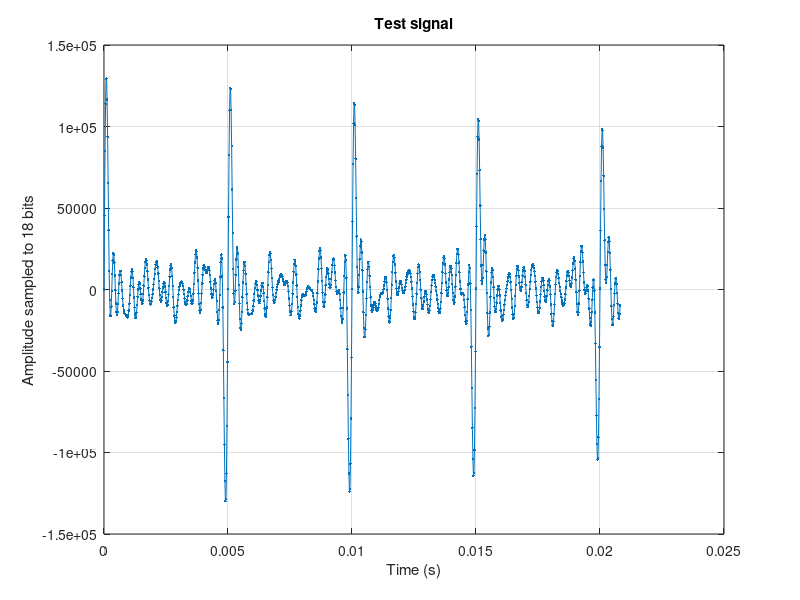
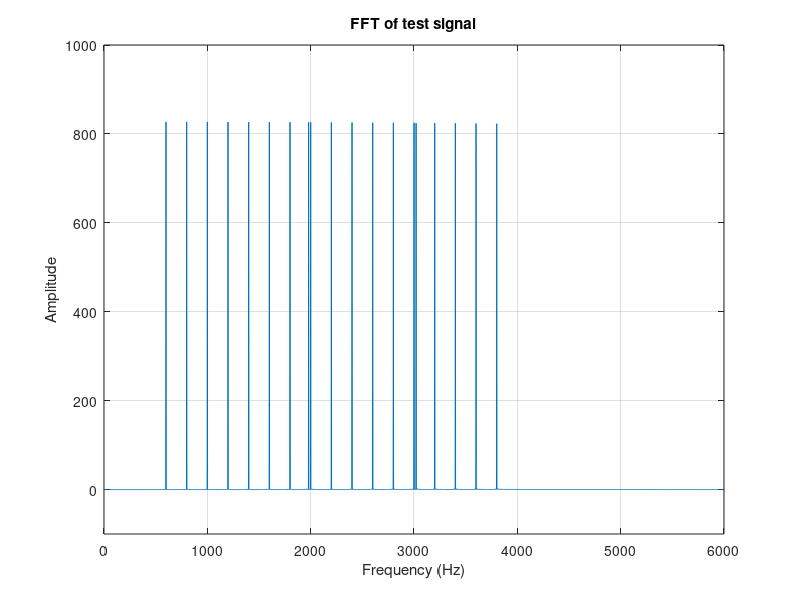

Write MATLAB code to recreate these figures, in order.
% Generate a test signal with a sum of sines quantrized to 18 bits:
% PSD 2014/2015 - (c) FEUP 2014 jca@fe.up.pt

% Set the sampling frequency:
fs = 48000;

% One second, 48 Khz:
t = linspace(0,1,fs);

% generate a sum of sines, unit amplitude, set the frequencies in Hz:
freqs = [  600  800 1000 1200 1400 1600 1800 ...
          1980 2000 2200 2400 2600 2800 3000 3020 3200 ...
          3400 3600 3800 ];

sineout = zeros(1, length( t ) );

for i=1:length( freqs )
    s1 = sin( 2*pi*freqs(i)*t );
    sineout = sineout + s1;
end

maxsineout = max( abs( sineout ) );

% Normalize to [+1, -1]:
sineout = sineout / maxsineout;

% Convert to 18 bits signed:
sineout_ri = round( sineout * (2^17-1) );
sineout_ii = int32( sineout_ri );

figure(1);
plot( t(1:1000), sineout_ii(1:1000),'.-');
grid;
title('Test signal');
xlabel('Time (s)');
ylabel('Amplitude sampled to 18 bits');

figure(2);
f = linspace(0, fs/4, length( sineout ) / 4 );
sfft = ( abs( fft( sineout.*hamming( length(sineout) )' ) ) );
plot(f, sfft(1:length( sineout ) / 4) );
axis( [0 fs/8 -100 1000] );
grid;
title('FFT of test signal');
xlabel('Frequency (Hz)');
ylabel('Amplitude');

% Convert to two's complement, 18 bits:
for i=1:length( sineout_ii )
    if ( sineout_ii(i) < 0 )
        sineout_ii(i) = 2^18 - abs( sineout_ii(i) );
    end
end
fid = fopen('testsine.hex','w+');
fprintf( fid, '%05X\n', sineout_ii );
fclose( fid );

fprintf('Created output file testsine.hex for Verilog task $readmemh()\n');

